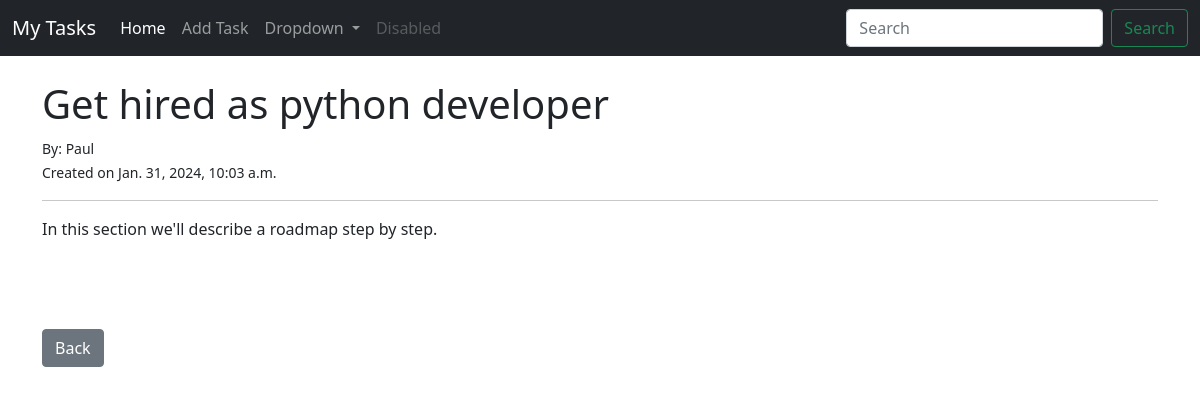
/task/1, run on the app's committed database.
### task/models.py (models this page shows, shortened)
class Task(models.Model):
    title = models.CharField(max_length=200)
    title_tag = models.CharField(max_length=200)
    author = models.ForeignKey(User, on_delete=models.CASCADE)
    short_description = models.TextField()
    date_created = models.DateTimeField(timezone.now())
    priority = models.IntegerField(default=0)
    completed = models.BooleanField(default=False)

### task/views.py (the view)
# urls.py: path('task/<int:pk>', TaskDetailView.as_view(), name='task-detail'),
class TaskDetailView(DetailView):
    model = Task
    template_name = 'task/task_detail.html'

### task/templates/task/task_detail.html (shortened to what this page needs)
{% extends 'task/base.html' %}
{% block content %}
<h1>{{ task.title }}</h1>
<small>
    By: {{ task.author.first_name }}
    <br>
    Created on {{ task.date_created }}
</small>
<br>
<hr>
<p>
    {{ task.short_description }}
</p>
<br><br><br>
<a href="{% url 'home' %}" class="btn btn-secondary">Back</a>
{% endblock %}

### data on the page
Task: title "Get hired as python developer", author.first_name "Paul", date_created "Jan. 31, 2024, 10:03 a.m.", short_description "In this section we'll describe a roadmap step by step."
